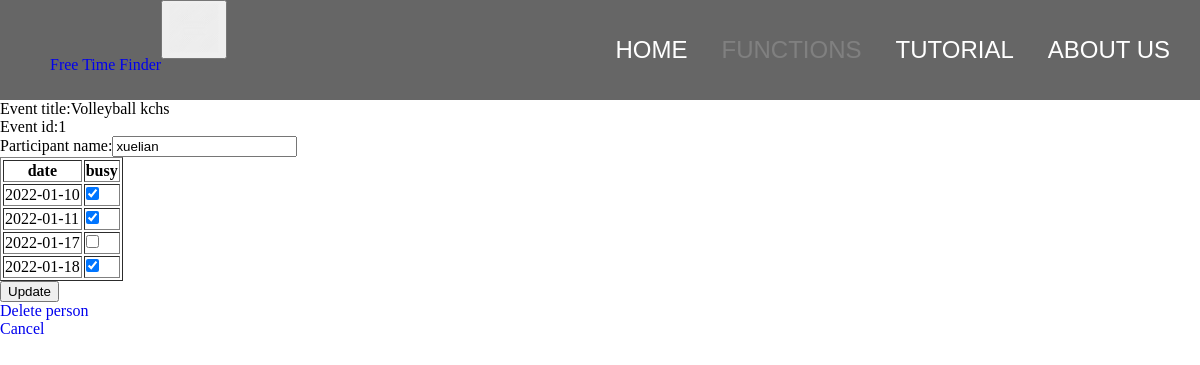
Screenshot of /edit_participant?person_id=26 with the database file from the repository.
### main.py (models this page shows, shortened)
class Event(db.Model):
    id = db.Column(db.Integer, primary_key=True)
    title = db.Column(db.String(100))
    dates = db.relationship("Date", cascade="all, delete-orphan", backref="event")
    people = db.relationship("Person", cascade="all, delete-orphan", backref="event")

class Person(db.Model):
    id = db.Column(db.Integer, primary_key=True)
    name = db.Column(db.String(50))
    event_id = db.Column(db.Integer, db.ForeignKey("event.id"))
    busy_dates = db.relationship("Busy_date", cascade="all, delete-orphan", backref="person")

class Date(db.Model):
    id = db.Column(db.Integer, primary_key=True)
    date = db.Column(db.Date)
    event_id = db.Column(db.Integer, db.ForeignKey("event.id"))

### main.py (the view)
@app.route("/edit_participant", methods=["GET", "POST"])
def edit_participant():
    person_id = request.args.get("person_id")
    query_person = Person.query.filter_by(id=person_id).first()
    query_event = query_person.event
    if request.method == "POST":
        db.session.delete(query_person)
        new_name = request.form["name"]
        new_person = Person(name=new_name, event=query_event)
        db.session.add(new_person)
        for i in request.form:
            if i != "name":
                busy_date = datetime.datetime.strptime(i, "%Y-%m-%d").date()
                new_busy_date = Busy_date(date=busy_date, person=new_person)
                db.session.add(new_busy_date)
        db.session.commit()
        return render_template("edit_participant_status.html", status="Success", person=new_person)
    else:
        person_busy_dates = []
        for i in query_person.busy_dates:
            person_busy_dates.append(i.date)
        return render_template("edit_participant.html", person=query_person, person_busy_dates=person_busy_dates)

### templates/edit_participant.html (shortened to what this page needs)
{% extends "base.html" %}
{% block navright %}
<li><a href="/">Home</a></li>
<li><a href="/functions" class="active">Functions</a></li>
<li><a href="/tutorial">Tutorial</a></li>
<li><a href="/about">About Us</a></li>
{% endblock %}
{% block content %}
<p>Event title:{{person.event.title}}</p>
<p>Event id:{{person.event_id}}</p>
<form id = "event_inp" action = "#" method="post">
    <p>Participant name:<input type="text" name="name", value="{{person.name}}" required></p>
    <table border="1">
        <tr>
            <th>date</th>
            <th>busy</th>
        </tr>
    {% for date in person.event.dates %}
        <tr>
            <td>{{date.date}}</td>
            <td><input type="checkbox" name="{{date.date}}" {% if date.date in person_busy_dates %} checked {% endif %}></td>
        </tr>
    {% endfor %}
    </table>
    <p id='subm'><input type='submit' value='Update'></p>
</form>
<a href="/delete_person?person_id={{person.id}}">Delete person</a>
<a href="/find_event?event_id={{person.event_id}}"><p>Cancel</p></a>
{% endblock %}

### static/css/main.css (style rules this page uses)
body { background-color:white; }
* { margin:0px; list-style: none; }
a { text-decoration: none; }
#navright li { display:inline; }
#navright a { color:white; font-size:1.5em; margin-right:30px; text-transform: uppercase; text-decoration: none; transition: color 0.1s; font-family: 'Poppins', sans-serif; }
#navright .active { color:grey; }

### rows the page displays
Event: event "Volleyball kchs"
Person: event_id "1", name "xuelian"
Date: date "2022-01-10", date "☑"
Date: date "2022-01-11", date "☑"
Date: date "2022-01-17"
Date: date "2022-01-18", date "☑"
